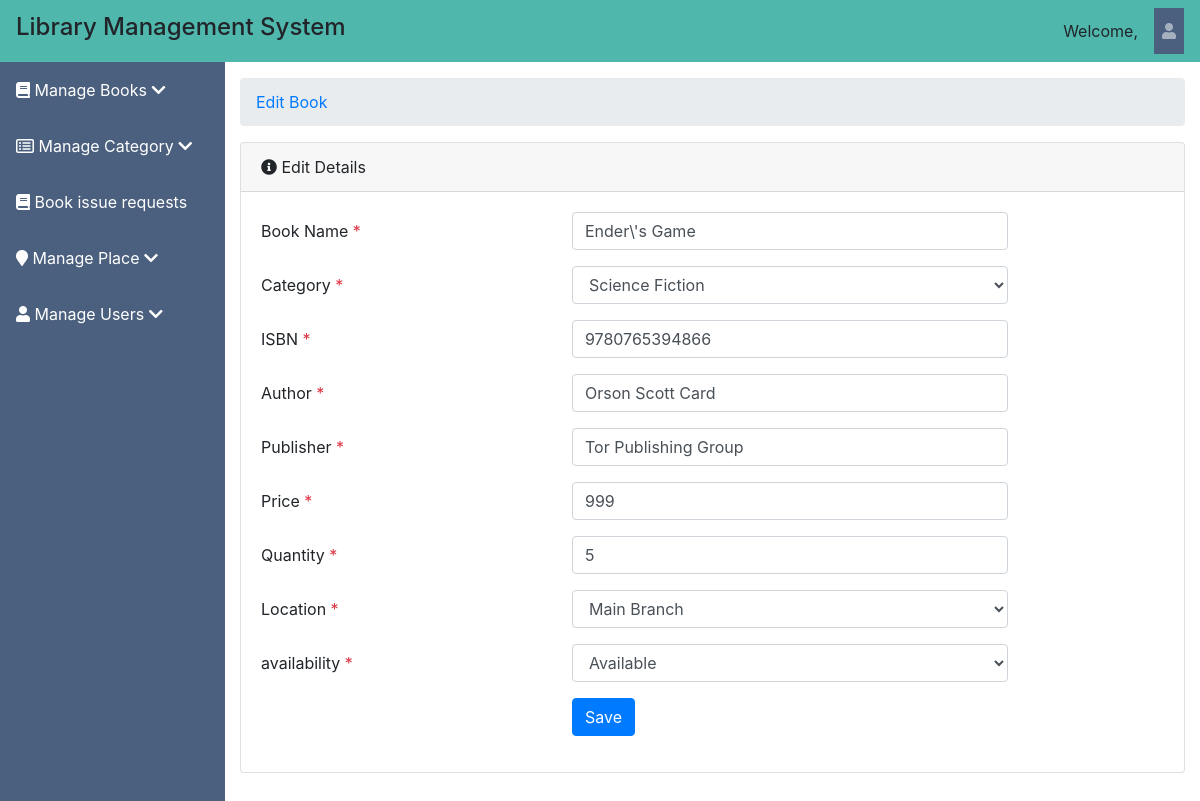
Screenshot of /library_management/admin/edit-book.php?id=1 (signed in) with the database file from the repository.
### tables this page shows
CREATE TABLE `book` (
  `id` int(11) NOT NULL,
  `book_name` varchar(250) NOT NULL,
  `isbnno` varchar(250) NOT NULL,
  `author` varchar(250) NOT NULL,
  `publisher` varchar(250) NOT NULL,
  `price` varchar(250) NOT NULL,
  `quantity` varchar(250) NOT NULL,
  `place` varchar(250) NOT NULL,
  `category` varchar(250) NOT NULL,
  `availability` tinyint(4) NOT NULL COMMENT '1=available, 0=not available',
  `created_at` timestamp NOT NULL DEFAULT current_timestamp() ON UPDATE current_timestamp()
);

CREATE TABLE `category` (
  `id` int(11) NOT NULL,
  `category_name` varchar(250) NOT NULL,
  `status` tinyint(4) NOT NULL COMMENT '1=active, 0=inactive',
  `created_at` timestamp NOT NULL DEFAULT current_timestamp() ON UPDATE current_timestamp()
);

CREATE TABLE `location` (
  `id` int(11) NOT NULL,
  `name` varchar(250) NOT NULL,
  `status` tinyint(4) NOT NULL COMMENT '1=active, 0=inactive',
  `created_at` timestamp NOT NULL DEFAULT current_timestamp() ON UPDATE current_timestamp()
);

### library_management/admin/edit-book.php (the view, shortened to what this page needs)
<?php
include ('../connection.php');
$id = $_GET['id'];
$fetch_query = mysqli_query($conn, "select * from book where id='$id'");
$row = mysqli_fetch_array($fetch_query);
?>
<?php include('include/header.php'); ?>
<div id="wrapper">
<?php include('include/side-bar.php'); ?>
    <div id="content-wrapper">
      <div class="container-fluid">
        <ol class="breadcrumb">
          <li class="breadcrumb-item">
            <a href="#">Edit Book</a>
          </li>
        </ol>
  <div class="card mb-3">
          <div class="card-header">
            <i class="fa fa-info-circle"></i>
            Edit Details</div>
            <form method="post" class="form-valide">
          <div class="card-body">
  <div class="form-group row">
          <label class="col-lg-4 col-form-label" for="item">Book Name <span class="text-danger">*</span></label>
           <div class="col-lg-6">
          <input type="text" name="book_name" id="book_name" class="form-control" placeholder="Enter Book Name" required value="<?php echo $row['book_name']; ?>">
           </div>
      </div>
          <div class="form-group row">
                <label class="col-lg-4 col-form-label" for="leave-type">Category <span class="text-danger">*</span>
                </label>
    <div class="col-lg-6">
        <select class="form-control" id="category_name" name="category_name" required>
            <?php
             $fetch_category = mysqli_query($conn, "select * from category where status=1");
             while($rows = mysqli_fetch_array($fetch_category)){
            ?>
 <option <?php if($rows['category_name']==$row['category']){ ?>
    selected="selected"; <?php } ?>><?php echo $rows['category_name'];?>
</option>
        <?php } ?>
         </select>
    </div>
      </div>
            <div class="form-group row">
          <label class="col-lg-4 col-form-label" for="price">ISBN <span class="text-danger">*</span></label>
           <div class="col-lg-6">
          <input type="text" name="isbn" id="isbn" class="form-control" placeholder="Enter ISBN" required value="<?php echo $row['isbnno'];?>">
           </div>
      </div>
      <div class="form-group row">
          <label class="col-lg-4 col-form-label" for="price">Author <span class="text-danger">*</span></label>
           <div class="col-lg-6">
          <input type="text" name="author_name" id="author_name" class="form-control" placeholder="Enter Author Name" required value="<?php echo $row['author'];?>">
           </div>
      </div>
      <div class="form-group row">
          <label class="col-lg-4 col-form-label" for="price">Publisher <span class="text-danger">*</span></label>
           <div class="col-lg-6">
          <input type="text" name="publisher_name" id="publisher_name" class="form-control" placeholder="Enter Publisher Name" required value="<?php echo $row['publisher'];?>">
           </div>
      </div>
       <div class="form-group row">
          <label class="col-lg-4 col-form-label" for="price">Price <span class="text-danger">*</span></label>
           <div class="col-lg-6">
          <input type="text" name="price" id="price" class="form-control" placeholder="Enter Price" required value="<?php echo $row['price'];?>">
           </div>
      </div>
      <div class="form-group row">
          <label class="col-lg-4 col-form-label" for="price">Quantity <span class="text-danger">*</span></label>
           <div class="col-lg-6">
          <input type="text" name="quantity" id="quantity" class="form-control" placeholder="Enter Number of Copy" required value="<?php echo $row['quantity'];?>">
           </div>
      </div>
      <div class="form-group row">
                <label class="col-lg-4 col-form-label" for="leave-type">Location <span class="text-danger">*</span>
                </label>
    <div class="col-lg-6">
        <select class="form-control" id="location_name" name="location_name" required>
            <?php
             $fetch_category = mysqli_query($conn, "select * from location where status=1");
             while($rows = mysqli_fetch_array($fetch_category)){
            ?>
            <option <?php if($rows['name']==$row['place']){ ?>
    selected="selected"; <?php } ?>><?php echo $rows['name'];?>
</option>
        <?php } ?>
         </select>
    </div>
      </div>
      <div class="form-group row">
                <label class="col-lg-4 col-form-label" for="status">availability <span class="text-danger">*</span>
                </label>
                <div class="col-lg-6">
                    <select class="form-control" id="availability" name="availability" required>
                       <option value="1" <?php if($row['availability'] == 1) { ?> selected="selected"; <?php } ?>>Available</option>
                    </select>
                </div>
            </div>
            <div class="form-group row">
                <div class="col-lg-8 ml-auto">
                    <button type="submit" name="save-book-btn" class="btn btn-primary">Save</button>
                </div>
            </div>
        </div>
    </form>
</div>
    </div>
</div>
 <?php include('include/footer.php'); ?>

### rows the page displays
book: book_name "Ender\\'s Game", category_name "Science Fiction", isbn "9780765394866", author_name "Orson Scott Card", publisher_name "Tor Publishing Group", price "999", quantity "5", location_name "Main Branch", availability "Available"
